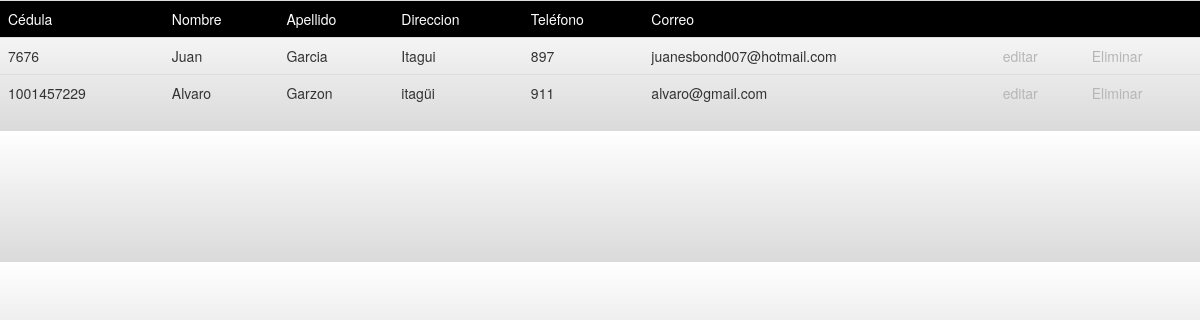
/consulta.php, run on the app's committed database.
### tables this page shows
CREATE TABLE `personas` (
  `cedula` int(100) NOT NULL,
  `nombre` text NOT NULL,
  `apellido` text NOT NULL,
  `direccion` varchar(100) NOT NULL,
  `telefono` int(100) NOT NULL,
  `correo` varchar(100) NOT NULL,
  `tipousu` int(100) NOT NULL,
  `claveusu` varchar(100) NOT NULL
);

### consulta.php (the view, shortened to what this page needs)
<!DOCTYPE html>
<html lang="es">
<head>
<link rel="stylesheet" href="https://maxcdn.bootstrapcdn.com/bootstrap/3.3.7/css/bootstrap.min.css">
<link rel="stylesheet" type="text/css" href="css/stylos.css">
</head>
<body>
<?php
include_once("conexion.php");
$tabla="";
$query="SELECT * FROM personas ORDER BY cedula";
$buscarpersonas=$conexion->query($query);
if ($buscarpersonas->num_rows > 0)
{
	$tabla.=
	'<table class="table">
		<tr class="bg-primary tabla">
			<td>Cédula</td>
			<td>Nombre</td>
			<td>Apellido</td>
			<td>Direccion</td>
			<td>Teléfono</td>
			<td>Correo</td>
			<td></td>
			<td></td>
		</tr>';
	while($filapersonas= $buscarpersonas->fetch_assoc())
	{
		$tabla.=
		'<tr>
			<td>'.$filapersonas['cedula'].'</td>
			<td>'.$filapersonas['nombre'].'</td>
			<td>'.$filapersonas['apellido'].'</td>
			<td>'.$filapersonas['direccion'].'</td>
			<td>'.$filapersonas['telefono'].'</td>
			<td>'.$filapersonas['correo'].'</td>
			<td>'."<a href=editar.php?ID=".$filapersonas['cedula'].">editar</a>".'</td>
			<td>'."<a href=eliminar2.php?ID=".$filapersonas['cedula'].">Eliminar</a>".'</td>
		 </tr>
		';
	}
	$tabla.='</table>';
} else
	{
		$tabla="No se encontraron coincidencias con sus criterios de búsqueda.";
	}
echo $tabla;
?>
</body>
</html>

### css/stylos.css (style rules this page uses)
* { margin:0; padding:0; }
a { color: #B6B6B6; text-decoration: none; }
.tabla { background-color: black; width: 100%; }
body { background: linear-gradient(white, #DADADA); }

### data on the page
personas: cedula "7676", nombre "Juan", apellido "Garcia", direccion "Itagui", telefono "897", correo "juanesbond007@hotmail.com"
personas: cedula "1001457229", nombre "Alvaro", apellido "Garzon", direccion "itagüi", telefono "911", correo "alvaro@gmail.com"
